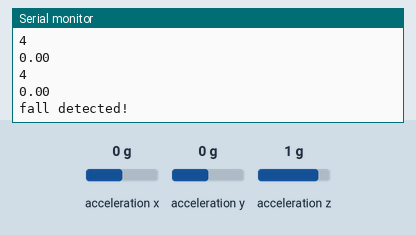
A sketch run on a simulated ESP8266 (NodeMCU). Parts: the last lines printed to the serial monitor. Wiring (inferred from the names in the program): MMA8452 accelerometer at I2C address 0x1C. The inputs (shaded band) are chosen by the test bench; at power-on: acceleration z 1 g, acceleration x 0 g, acceleration y 0 g. WiFi joins after 1.5 s; servers stay silent unless stated; a WiFi scan finds three made-up networks; network time is answered at once with the bench clock; uploads are accepted with an empty reply; the local clock reads 2024-03-15 10:24:30 at power-on unless the sketch sets it.

Above: at 3.1 s.
3.2 s: acceleration z set to -1.4 g
At 9.6 s:
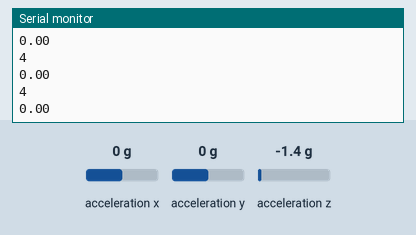
17.0 s: acceleration x set to -1.4 g
At 35.1 s:
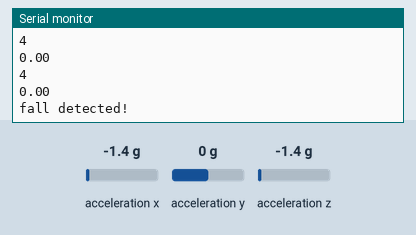
Timing chart, 0 to 36.6 s (numbered marks = the images above; inputs shaded):
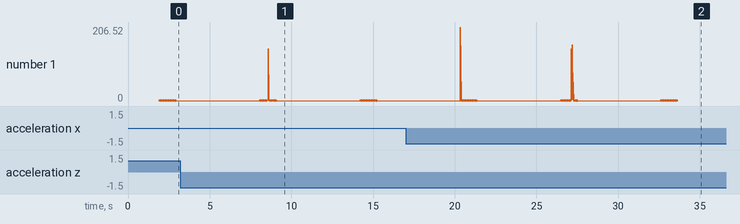

The sketch:

writeDateAndGeolocationToFirebaseFromAFall.ino
```cpp
#include <ESP8266HTTPClient.h>
#include <ArduinoJson.h>
#include <FirebaseArduino.h>
#include "ESP8266WiFi.h"
#include <NTPClient.h>
#include <WiFiUdp.h>
#include <Wire.h>

//============================== Firebase ==============================
#define FIREBASE_HOST "arduinoworkshop-bfda3.firebaseio.com"
#define FIREBASE_AUTH "Kpu0wgc4WT18iV2l4MV3MMYNAFUlcXlCSWViyLUn"
//============================== Firebase ==============================

//================================ Wifi ================================
WiFiServer  server(80);
char        ssid[]      = "Oslo";            // your network SSID name
char        pass[]      = "0526586120";      // your network password
//================================ Wifi ================================

//============================== Location ==============================
WiFiClientSecure  client;
DynamicJsonBuffer jsonBuffer;
char              bssid[6];
int               n;
const char*       Host        =     "www.googleapis.com";
String            thisPage    =     "/geolocation/v1/geolocate?key=";
String            key         =     "AIzaSyAgDkTp-T9Y_aOzOyxQC0OdEfbKwTo84So";
int               status      =     WL_IDLE_STATUS;
String            jsonString  =     "{\n";
double            latitude    =     0.0;
double            longitude   =     0.0;
int               more_text   =     1;    // set to 1 for more debug output
//============================== Location ==============================

//================================ Date ================================
WiFiUDP   ntpUDP;
NTPClient timeClient(ntpUDP);
String    formattedDate;
String    dayStamp;
String    timeStamp;
//================================ Date ================================

//=========================== Fall Detection ===========================
// MMA8452Q I2C address is 0x1C(28)
#define Addr 0x1C
unsigned long currentTime     =   0;
unsigned long timeAtFall      =   0;
float         currentAcc      =   0;
float         gForce          =   0;
int           fallCount       =   0;
float         maxFallValue    =   0;
const float   firstThreshold  =   100.0;
const float   shockThreshold  =   70.0;
const float   secondThreshold =   300.0;
const float   thiredThreshold =   110.0;
const int     delayTime       =   50;
bool          isFallDetected  =   false;
static float  xyz_g[3];
//=========================== Fall Detection ===========================

void setup()
{
  // Connect to WIFI service:
  Serial.begin(115200);
  WiFi.mode(WIFI_STA);
  WiFi.disconnect();
  delay(100);
  Serial.print("Connecting to ");
  Serial.println(ssid);
  WiFi.begin(ssid, pass);
  while (WiFi.status() != WL_CONNECTED)
  {
    delay(500);
    Serial.print(".");
  }

  // Connect to Firebase:
  Firebase.begin(FIREBASE_HOST, FIREBASE_AUTH);

  // Connect to Time client:
  timeClient.begin();
  timeClient.setTimeOffset(3600);

  // Initialize Fall sensor:
  Wire.begin();
  // Start I2C Transmission
  Wire.beginTransmission(Addr);
  // Select control register
  Wire.write(0x2A);
  // StandBy mode
  Wire.write((byte)0x00);
  // Stop I2C Transmission
  Wire.endTransmission();

  // Start I2C Transmission
  Wire.beginTransmission(Addr);
  // Select control register
  Wire.write(0x2A);
  // Active mode
  Wire.write(0x01);
  // Stop I2C Transmission
  Wire.endTransmission();

  // Start I2C Transmission
  Wire.beginTransmission(Addr);
  // Select control register
  Wire.write(0x0E);
  // Set range to +/- 2g
  Wire.write((byte)0x00);
  // Stop I2C Transmission
  Wire.endTransmission();
  delay(300);
}

void loop()
{
  if(detectFall())
  {
    // WiFi.scanNetworks will return the number of networks found
    n = WiFi.scanNetworks();
    if (n == 0)
    {
      Serial.println("no networks found");
    }

    buildJasonAndMakeApiCallForGeolocation();
    readAndParseServerReplay();
    extractCurrentDate();
    client.stop();
    writeFallDataToFirebase();
  }
}

bool detectFall(){
  Serial.println("Started to detect fall!");
  getMeasurements();
  currentAcc = sqrt(pow(xyz_g[0], 2) + pow(xyz_g[1], 2) + pow(xyz_g[2], 2));
  gForce = currentAcc / 9.82;
  Serial.println("1");
  Serial.println(gForce);

  // gForce is below 100, suspecting a fall
  if (gForce < firstThreshold && fallCount == 0) {
    fallCount++;
    currentAcc = sqrt(pow(xyz_g[0], 2) + pow(xyz_g[1], 2) + pow(xyz_g[2], 2));
    gForce = currentAcc / 9.82;
    Serial.println("2");
    Serial.println(gForce);

    // the next value of gForce is below 70, keep testing if it's a pattern of a fall
    if (gForce <= shockThreshold)
    {
      getMeasurements();
      currentAcc = sqrt(pow(xyz_g[0], 2) + pow(xyz_g[1], 2) + pow(xyz_g[2], 2));
      gForce = currentAcc / 9.82;
      Serial.println("3");
      Serial.println(gForce);
      maxFallValue = gForce;
      timeAtFall = millis();
      currentTime = millis();

      while (currentTime - timeAtFall < 1000 )
      {
        getMeasurements();
        currentAcc = sqrt(pow(xyz_g[0], 2) + pow(xyz_g[1], 2) + pow(xyz_g[2], 2));
        gForce = currentAcc / 9.82;
        Serial.println("4");
        Serial.println(gForce);

        if (maxFallValue < gForce)
        {
          maxFallValue = gForce;
        }
        currentTime = millis();
        delay(delayTime);
      }

      if (maxFallValue < secondThreshold && maxFallValue < thiredThreshold)
      {
        Serial.println("fall detected!");
        isFallDetected = true;
      }
    }
    // Detected continuous movment and not a fall
    else
    {
      isFallDetected = false;
      fallCount = 0;
    }
  }
  else
  {
    isFallDetected = false;
  }

  fallCount = 0;

  return isFallDetected;
}

void getMeasurements(){
  unsigned int data[7];

  // Request 7 bytes of data
  Wire.requestFrom(Addr, 7);

  // Read 7 bytes of data
  // staus, xAccl lsb, xAccl msb, yAccl lsb, yAccl msb, zAccl lsb, zAccl msb
  if(Wire.available() == 7)
  {
    data[0] = Wire.read();
    data[1] = Wire.read();
    data[2] = Wire.read();
    data[3] = Wire.read();
    data[4] = Wire.read();
    data[5] = Wire.read();
    data[6] = Wire.read();
  }

  // Convert the data to 12-bits
  int xAccl = ((data[1] * 256) + data[2]) / 16;
  if (xAccl > 2047)
  {
    xAccl -= 4096;
  }

  int yAccl = ((data[3] * 256) + data[4]) / 16;
  if (yAccl > 2047)
  {
    yAccl -= 4096;
  }

  int zAccl = ((data[5] * 256) + data[6]) / 16;
  if (zAccl > 2047)
  {
    zAccl -= 4096;
  }

  xyz_g[0] = xAccl;
  xyz_g[1] = yAccl;
  xyz_g[2] = zAccl;
}

void buildJasonAndMakeApiCallForGeolocation()
{
  // build the jsonString...
  jsonString  = "{\n";
  jsonString += "\"homeMobileCountryCode\": 234,\n"; // this is a real UK MCC
  jsonString += "\"homeMobileNetworkCode\": 27,\n";  // and a real UK MNC
  jsonString += "\"radioType\": \"gsm\",\n";         // for gsm
  jsonString += "\"carrier\": \"Vodafone\",\n";      // associated with Vodafone
  jsonString += "\"wifiAccessPoints\": [\n";

  for (int j = 0; j < n; ++j)
  {
    jsonString += "{\n";
    jsonString += "\"macAddress\" : \"";
    jsonString += (WiFi.BSSIDstr(j));
    jsonString += "\",\n";
    jsonString += "\"signalStrength\": ";
    jsonString += WiFi.RSSI(j);
    jsonString += "\n";

    if (j < n - 1)
    {
      jsonString += "},\n";
    }
    else
    {
      jsonString += "}\n";
    }
  }

  jsonString += ("]\n");
  jsonString += ("}\n");

  //Connect to the client and make the api call
  client.setInsecure();

  if (client.connect(Host, 443))
  {
    client.println("POST " + thisPage + key + " HTTP/1.1");
    client.println("Host: " + (String)Host);
    client.println("Connection: close");
    client.println("Content-Type: application/json");
    client.println("User-Agent: Arduino/1.0");
    client.print("Content-Length: ");
    client.println(jsonString.length());
    client.println();
    client.print(jsonString);
    delay(500);
  }
}

void readAndParseServerReplay()
{
  //Read and parse all the lines of the reply from server
  while (client.available())
  {
    String line = client.readStringUntil('\r');
    JsonObject& root = jsonBuffer.parseObject(line);

    if (root.success())
    {
      latitude   = root["location"]["lat"];
      longitude  = root["location"]["lng"];
    }
  }
}

void extractCurrentDate()
{
  while(!timeClient.update())
  {
    timeClient.forceUpdate();
  }

  // The formattedDate comes with the following format:
  // 2018-05-28T16:00:13Z
  // We need to extract date and time
  formattedDate = timeClient.getFormattedDate();

  // Extract date
  int splitT = formattedDate.indexOf("T");
  dayStamp = formattedDate.substring(0, splitT);
}

void writeFallDataToFirebase(){
  Firebase.setFloat("100/falls/" + dayStamp + "/lat", latitude);
  Firebase.setFloat("100/falls/" + dayStamp + "/long", longitude);

  // handle error
  if (Firebase.failed()) {
      Serial.print("pushing /logs failed:");
      Serial.println(Firebase.error());
      return;
   }
  delay(1000);
}
```

Measured:
- after the input at 3.2 s, the serial monitor: prints a new line after 5.4 s (image 1)
- after the input at 17.0 s, the serial monitor: prints a new line after 3.3 s (image 2)
